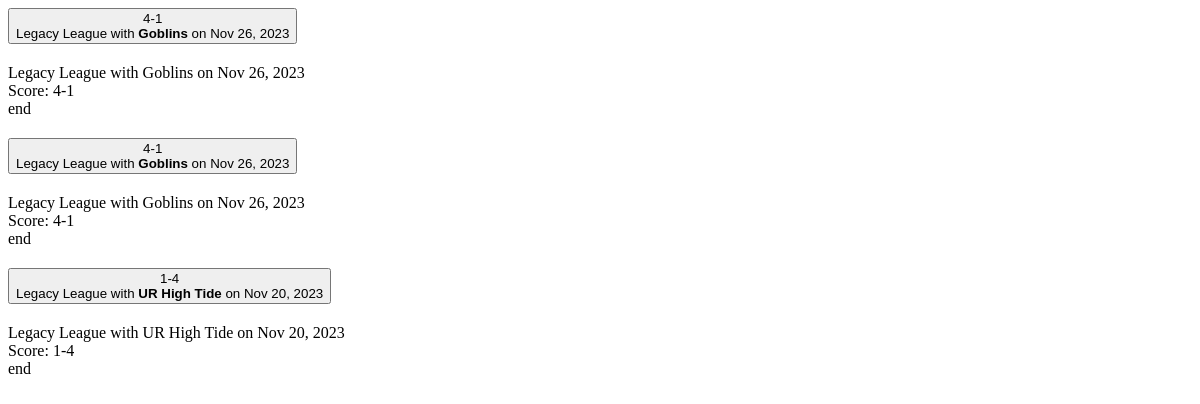
The page /get_leagues_accordion (signed in) on the database as committed earlier.
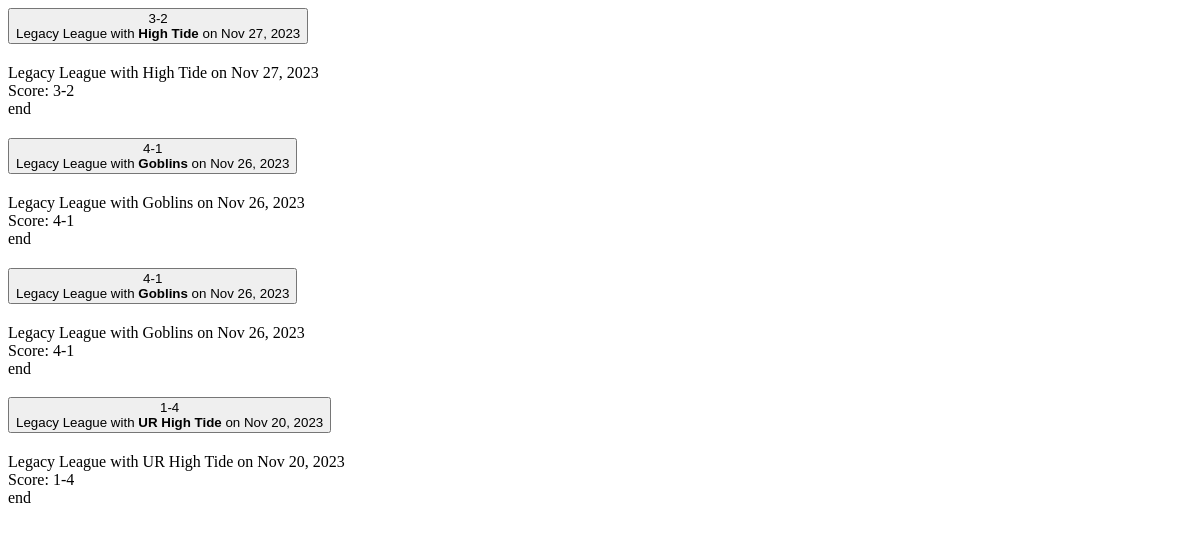
The same page on the database as committed later.
### base/models.py (models this page shows, shortened)
class League(models.Model):
    mtgFormat = models.ForeignKey(MtgFormat, null=True, on_delete=models.CASCADE, related_name="mformat")
    user = models.ForeignKey(User, null=True, on_delete=models.CASCADE)
    dateCreated = models.DateTimeField(default=timezone.now)
    myDeck = models.ForeignKey(Deck, null=True, on_delete=models.CASCADE, related_name="mydeckl")
    myFlavor = models.ForeignKey(Flavor, null=True, default=None, on_delete=models.CASCADE, related_name="myflavorl")
    isFinished = models.BooleanField('finished', default=False)

class MtgFormat(models.Model):
    name = models.CharField(max_length=200)
    def __str__(self):
        return self.name

class Deck(models.Model):
    name = models.CharField(verbose_name="deck name", max_length=25)
    mtgFormat = models.ForeignKey(
        MtgFormat, null=True, on_delete=models.CASCADE)
    archetype = models.ForeignKey(
        Archetype, null=True, on_delete=models.CASCADE)
    dateCreated = models.DateTimeField(default=timezone.now)
    def __str__(self):
        return str(self.name)

class Flavor(models.Model):
    name = models.CharField(max_length=30, default='none')
    deck = models.ForeignKey(
        Deck, null=True, on_delete=models.CASCADE, related_name="flavors")
    isdefault = models.BooleanField('default', default=False)
    def __str__(self):
        return f'{self.name}'

### base/views.py (the view)
# urls.py: path('get_leagues_accordion', views.get_leagues_accordion, name='get_leagues_accordion'),
def get_leagues_accordion(request):
    leagues_list = League.objects.filter(user=request.user, isFinished=True)
    leagues = leagues_list.annotate(wins=Count("matches", filter=Q(matches__didjawin=True))).order_by("-dateCreated")
    context = {
        "leagues": leagues
    }
    return render(request, 'base/partials/league_accordion.html', context)

### base/templates/base/partials/league_accordion.html (shortened to what this page needs)
<div class="accordion" id="LeagueAccordion">
    {% for league in leagues %}
    <div class="accordion-item">
        <h2 class="accordion-header" id="heading{{ forloop.counter }}">
          <button class="accordion-button collapsed" type="button" data-bs-toggle="collapse" data-bs-target="#collapse{{ forloop.counter }}">
            <div class="me-4">
              {% if league.wins == 5 %}
                5-0
              {% elif league.wins == 4 %}
                4-1
              {% elif league.wins == 3 %}
                3-2
              {% elif league.wins == 2 %}
                2-3
              {% elif league.wins == 1 %}
                1-4
              {% else %}
                0-5
              {% endif %}
            </div>
            <div>{{ league.mtgFormat }} League with <strong>{% if league.myFlavor %}{{league.myFlavor}}{%endif%} {{league.myDeck}}</strong> on {{league.dateCreated|date:"M d, Y"}}</div>
          </button>
        </h2>
        <div id="collapse{{ forloop.counter }}" class="accordion-collapse collapse" data-bs-parent="#accordionExample">
          <div class="accordion-body">
            <div class="d-flex justify-content-between flex-row">
              <div>{{ league.mtgFormat }} League with {% if league.myFlavor %}{{league.myFlavor}}{%endif%} {{league.myDeck}} on {{league.dateCreated|date:"M d, Y"}}</div>
              <div>Score:
                {% if league.wins == 5 %}
                  5-0
                {% elif league.wins == 4 %}
                  4-1
                {% elif league.wins == 3 %}
                  3-2
                {% elif league.wins == 2 %}
                  2-3
                {% elif league.wins == 1 %}
                  1-4
                {% else %}
                  0-5
                {% endif %}
              </div>
              <div>
                end
              </div>
            </div>
          </div>
        </div>
    </div>
    {% endfor %}
</div>

Rows that differ between the two databases and show on the page:
now on this page (row edited): League: shows "3-2", mtgFormat "Legacy", myDeck "High Tide", dateCreated "Nov 27, 2023"
